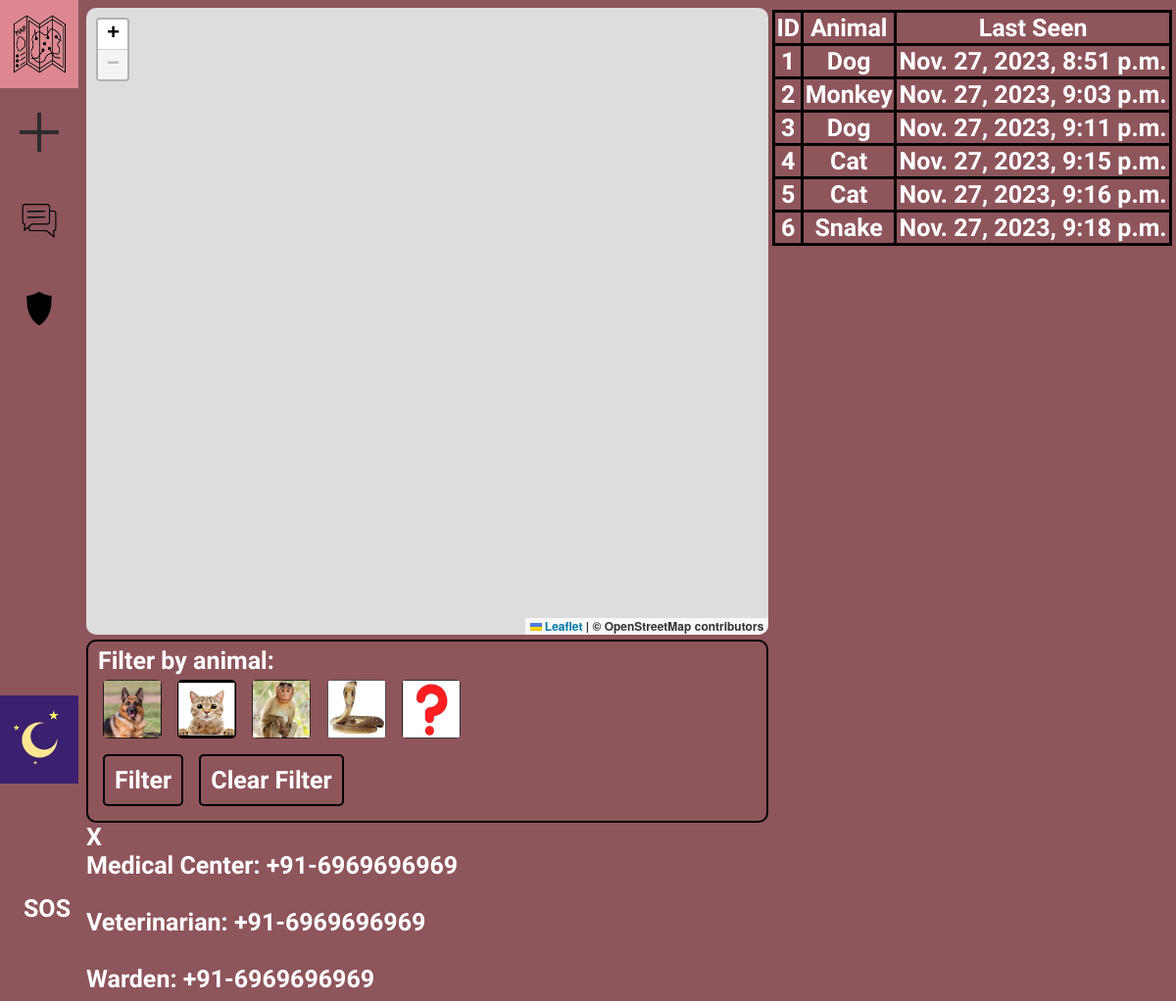
The page / on the database its author committed.
### Dashboard/models.py (models this page shows, shortened)
class animal(models.Model):
    animal = models.CharField(default="Animal", max_length=255)

class sighting(models.Model):
    latitude = models.FloatField(default=17.543610)
    longitude = models.FloatField(default=78.574729)
    animalType = models.ForeignKey(animal, on_delete=models.CASCADE)
    dateTime = models.DateTimeField(default=timezone.now)
    id_submitted = models.CharField(default="2020ABCD0001H", max_length=13, null=False)

### Dashboard/views.py (the view)
# urls.py: path('', views.index),
def index(request):
    all_sightings = sighting.objects.all()
    animals = animal.objects.all()
    curTime = timezone.now()
    all_sightings = [sight for sight in all_sightings if curTime - sight.dateTime <= timezone.timedelta(hours=5)]
    ctx = {
        'sightings': all_sightings,
        'animals': animals
    }
    return render(request, 'Dashboard/index.html', context=ctx)

### Dashboard/templates/Dashboard/index.html (shortened to what this page needs)
{% load static %}
<!DOCTYPE html>
<html>
<head>
    <link rel="stylesheet" href="https://unpkg.com/leaflet@1.7.1/dist/leaflet.css" />
</head>
<link rel="stylesheet" type="text/css" href="{% static 'styles.css' %}">
<body onload="addSightingsToMap()" class="dark_mode">
    <div class="NavBar dark_mode" id="navbar">
        <a title="One" class="item1 items" href="/">
            <img width="65" height="65" src='{% static "Map.png" %}'>
        </a>
        <a title="Two" class="item2 items" href="/addSightingPage">
            <img width="40" height="40" src='{% static "Plus.png" %}'>
        </a>
        <a href="/discussionsPage" class="item3 items">
            <img width="40" height="40" src="{% static 'Threads.png' %}">
        </a>
        <a href="/guidelinesPage" class="item4 items">
            <img width="40" height="40" src="{% static 'guidelines.png' %}">
        </a>
        <a title="change theme" class="dark items" id="changeTheme">
        </a>
    </div>
    <div class="main">
        <div id="map" style=""></div>
        <div class="filterStuff">
            <div class="filterAnimal">
                <p>Filter by animal:</p>
                {% for animal in animals %}
                    <button onclick="addFilterAnimal('{{animal.id}}', '{{animal.animal}}', this)">
                        <img class="animalImg" src='{% static ""|add:animal.animal|add:".jpg" %}' alt="Automatically Set">
                    </button>
                {% endfor %}
            </div>
            <button class="filterBtn" onclick="sendFilterTable()">Filter</button>
            <button class="filterBtn" onclick="clearFilter()">Clear Filter</button>
        </div>
    </div>
    <div id="sightingsTable">
        <table id="sightingsTable">
            <thead>
                <tr>
                    <th>ID</th>
                    <th>Animal</th>
                    <th>Last Seen</th>
                </tr>
            </thead>
            <tbody id="sightingsTableBody">
                {% for sighting in sightings %}
                <tr class="sightingRow"
                    onmouseenter="addMapMarker('{{sighting.latitude}}', '{{sighting.longitude}}', '{{sighting.animalType.animal}}')"
                    onmouseleave="removeMapMarker()">
                    <td>{{ forloop.counter }}</td>
                    <td>{{ sighting.animalType.animal }}</td>
                    <td>{{ sighting.dateTime }}</td>
                </tr>
                {% endfor %}
            </tbody>
        </table>
    </div>
    <button id="SOSButton" onclick="sendSOS();">SOS</button>
    <div id="customAlert" class="alert">
        <div class="alert-content">
            <span class="close-btn" onclick="closeAlert()">X</span>
            <br>
            <p>Medical Center: +91-6969696969</p>
            <br>
            <p>Veterinarian: +91-6969696969</p>
            <br>
            <p>Warden: +91-6969696969</p>
        </div>
    </div>
</body>
</html>

### static/styles.css (style rules this page uses)
:root { --light-color-init:#E6E6E6; --dark-color-init: #c4c4c4; --light-color:#fa7452 ; --dark-color: #d96548; --transition-time: 500ms; font-family: Dosis, sans-serif; font-weight: bold; }
body { background: linear-gradient(var(--color_start_body), var(--color_end_body)); display: grid; grid-template-columns: [a]5rem [b]auto; grid-template-areas: "a b"; font-size: 25px; color : var(--text_color); }
#sightingsTable { grid-column: b; width: 100%; margin-top: 5px; }
#map { width: 100%; height: min(500px, 50vh); border-radius: 10px; }
table td { text-align: center; }
@media only screen and (min-width: 900px) { body { grid-template-columns: [a]5rem [b]auto [c]max-content; grid-template-areas: "a b c"; } }
@media only screen and (min-width: 900px) { #map { height: 80vh; } }
@media only screen and (min-width: 900px) { #sightingsTable { grid-column: c; margin-top: 1px; margin-left: 2px; } }
.NavBar { grid-area: a; margin: -8px; width: 5rem; height: 100vh; background: black; background: linear-gradient(var(--color_start_navbar),var(--color_end_navbar)); color: var(--text_color); display: flex; flex-direction: column; position: fixed; }
.items { height: 90px; display: flex; justify-content: center; margin: 0px; transition: all .5s ease; align-items: center; justify-content: center; }
.light, .dark { margin-top: auto; }
.main { grid-column: b; display: flex; flex-direction: column; flex-wrap: wrap; justify-content: left; }
#changeTheme { border: none; }
.dark_mode { --color_start_navbar : #8e555b; --color_end_navbar : #8e555b; --color_start_body : #8e555b; --color_end_body : #8e555b; --color_table_hover : #de8790; --text_color : white; }
.dark { background: rgba(25, 11, 120, 0.7); transition: all .75s ease; }

### Dashboard/templates/Dashboard/index.html (style rules this page uses)
#map { cursor: pointer; }
button { background: none; color: inherit; border: none; padding: 0; font: inherit; cursor: pointer; outline: inherit; }
table { cursor: default; }
table, th, td { border: 3px solid black; border-collapse: collapse; }
.sightingRow { transition: all 0.25s ease; }
.mannerImg, .animalImg, .confirmBtn { width: 60px; height: 60px; }
.filterAnimal { margin-top: 5px; }
.animalImg, .filterBtn { margin: 5px; border-radius: 5px; transition: all 0.2s ease; filter: grayscale(0%); }
.filterBtn { border: 2px solid black; padding: 10px; }
.filterStuff { margin-top: 5px; border-radius: 10px; padding: 10px; padding-top: 0px; border: 2px solid black; }
p { padding: 0px; margin: 0px; }

### rows shown on the page
animal: animal (picture)
animal: animal (picture)
animal: animal (picture)
sighting: animalType.animal "Dog", dateTime "Nov. 27, 2023, 8:51 p.m."
sighting: animalType.animal "Monkey", dateTime "Nov. 27, 2023, 9:03 p.m."
sighting: animalType.animal "Dog", dateTime "Nov. 27, 2023, 9:11 p.m."
sighting: animalType.animal "Cat", dateTime "Nov. 27, 2023, 9:15 p.m."
sighting: animalType.animal "Cat", dateTime "Nov. 27, 2023, 9:16 p.m."
sighting: animalType.animal "Snake", dateTime "Nov. 27, 2023, 9:18 p.m."
